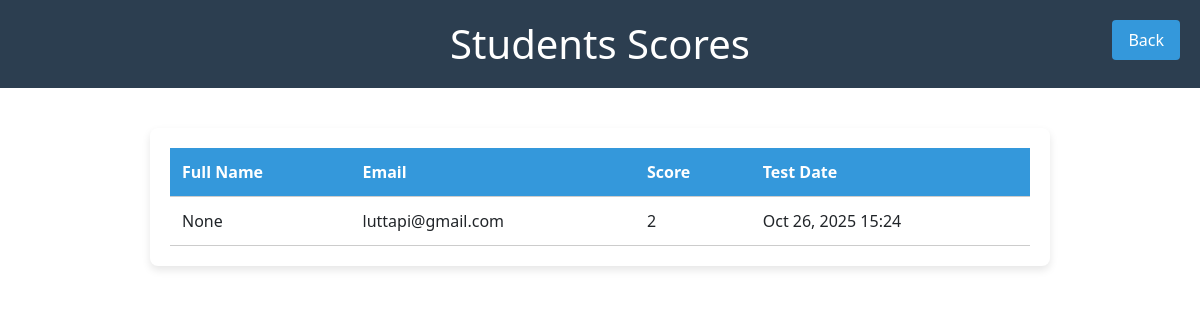
The app's page /candidate_score/, older data.
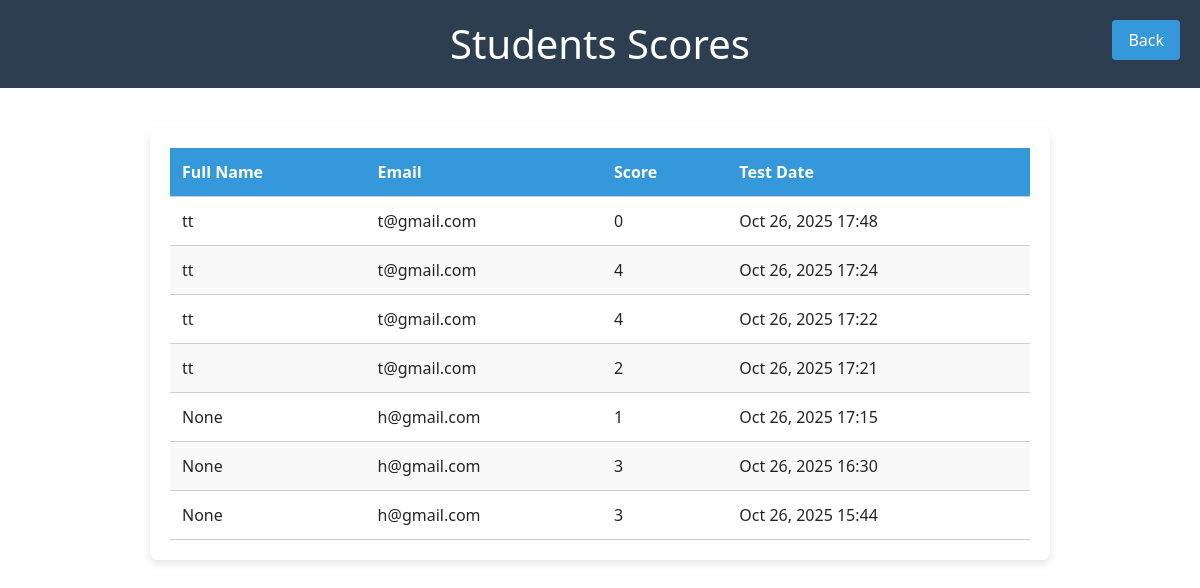
The same page, newer data.
### Exam_Portel/models.py (models this page shows, shortened)
class Result(models.Model):
    student = models.ForeignKey(User,on_delete=models.CASCADE)
    score = models.PositiveIntegerField(default=0)
    total_questions = models.PositiveIntegerField(default=0)
    percentage = models.FloatField(default=0.0)
    attempt_date = models.DateTimeField(auto_now_add=True)

class Profile(models.Model):
    user = models.OneToOneField(User,on_delete=models.CASCADE)
    fullname = models.CharField(max_length=30,null=True,blank=True)
    ROLL_CHOICES = (
        ('user','User'),
    )
    role = models.CharField(max_length=10,choices=ROLL_CHOICES,default='user')

### Exam_Portel/views.py (the view)
# urls.py: path('candidate_score/',views.candidate_score,name='candidate_score'),
def candidate_score(request):
    result = Result.objects.all().order_by('-attempt_date')
    return render(request,'admin/candidate_score.html',{'result':result})

### Exam_Portel/templates/admin/candidate_score.html (shortened to what this page needs)
{% load static %}
<!DOCTYPE html>
<html lang="en">
<head>
    <link rel="stylesheet" href="{% static 'css/admin/candidate_score.css' %}">
    <link href="https://cdn.jsdelivr.net/npm/bootstrap@5.3.2/dist/css/bootstrap.min.css" rel="stylesheet">
</head>
<body>
<header>
    <h1>Students Scores</h1>
    <a href="{% url 'admin_dashboard' %}" class="back-btn">Back</a>
</header>
<div class="table-container">
    <table>
        <thead>
            <tr>
                <th>Full Name</th>
                <th>Email</th>
                <th>Score</th>
                <th>Test Date</th>
            </tr>
        </thead>
        <tbody>
            {% for s in result %}
            <tr>
                <td>{{ s.student.profile.fullname }}</td>
                <td>{{ s.student.email }}</td>
                <td>{{ s.score }}</td>
                <td>{{ s.attempt_date|date:"M d, Y H:i" }}</td>
            </tr>
            {% endfor %}
        </tbody>
    </table>
</div>
</body>
</html>

### Exam_Portel/static/css/admin/candidate_score.css (style rules this page uses)
body { font-family: Arial, sans-serif; background-color: #f0f2f5; margin: 0; padding: 0; }
header { background-color: #2c3e50; color: white; padding: 20px; text-align: center; position: relative; }
header h1 { margin: 0; }
.back-btn { position: absolute; right: 20px; top: 20px; padding: 8px 16px; background-color: #3498db; color: white; text-decoration: none; border-radius: 4px; }
.table-container { max-width: 900px; margin: 40px auto; background-color: white; padding: 20px; border-radius: 8px; box-shadow: 0 4px 8px rgba(0,0,0,0.1); }
table { width: 100%; border-collapse: collapse; }
table th, table td { padding: 12px; border-bottom: 1px solid #ccc; text-align: left; }
table th { background-color: #3498db; color: white; }
tr:nth-child(even) { background-color: #f9f9f9; }

Row changes from the older to the newer data that the page shows:
removed Result: student.profile.fullname "None", student.email "luttapi@gmail.com", score "2", attempt_date "Oct 26, 2025 15:24"
added Result: student.profile.fullname "tt", student.email "t@gmail.com", score "0", attempt_date "Oct 26, 2025 17:48"
added Result: student.profile.fullname "tt", student.email "t@gmail.com", score "4", attempt_date "Oct 26, 2025 17:24"
added Result: student.profile.fullname "tt", student.email "t@gmail.com", score "4", attempt_date "Oct 26, 2025 17:22"
added Result: student.profile.fullname "tt", student.email "t@gmail.com", score "2", attempt_date "Oct 26, 2025 17:21"
added Result: student.profile.fullname "None", student.email "h@gmail.com", score "1", attempt_date "Oct 26, 2025 17:15"
added Result: student.profile.fullname "None", student.email "h@gmail.com", score "3", attempt_date "Oct 26, 2025 16:30"
added Result: student.profile.fullname "None", student.email "h@gmail.com", score "3", attempt_date "Oct 26, 2025 15:44"
